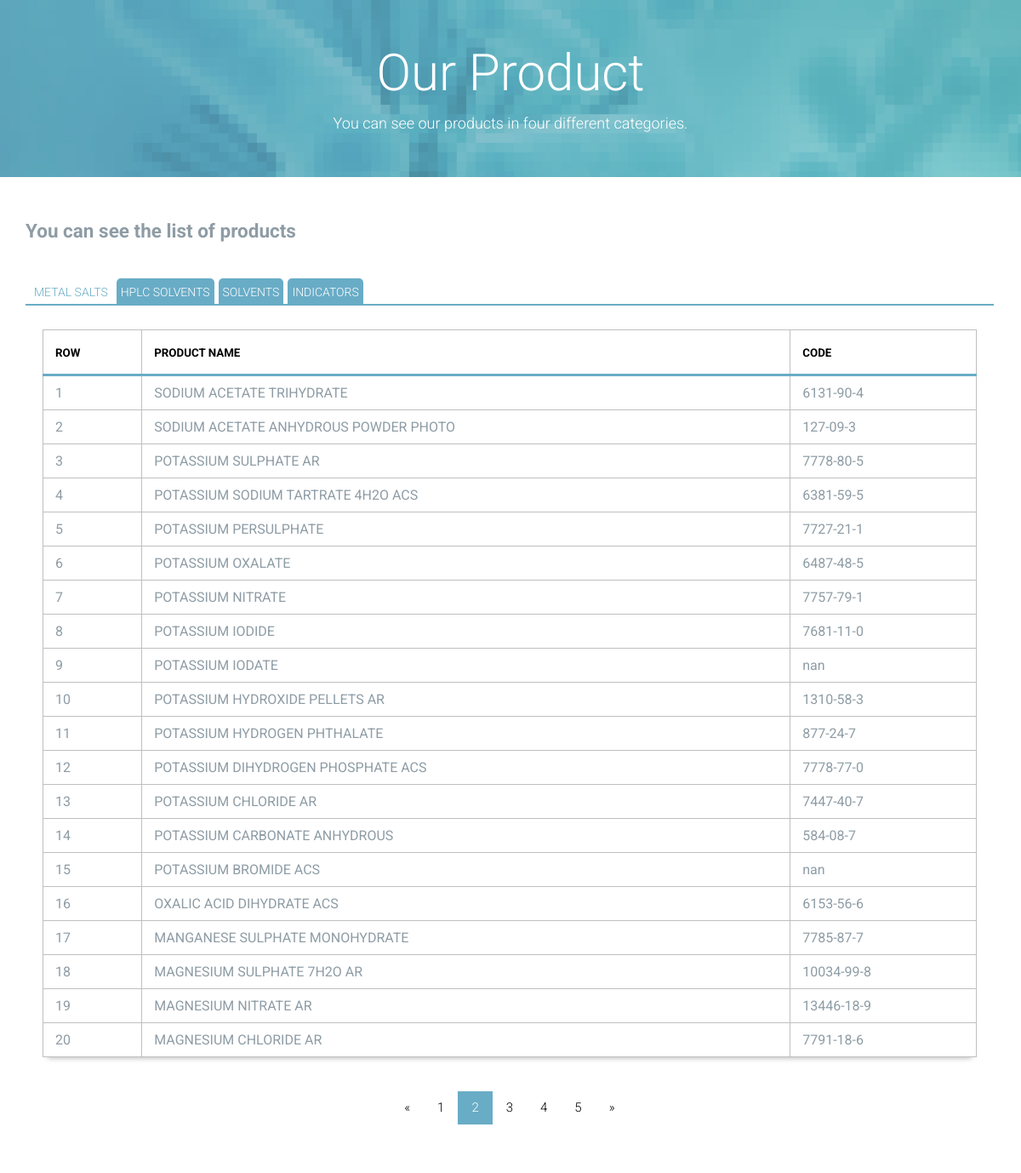
The page /Products?pagemetal=2 on the database its author committed.
### Products/models.py (models this page shows, shortened)
class Products(models.Model):
    class Meta:
        verbose_name = "product "
        verbose_name_plural = "products"
    title = models.CharField(max_length=50, verbose_name="title")
    categories = models.ForeignKey(ProductCategories, verbose_name="categories",on_delete=models.CASCADE, blank=True, null=True)
    code = models.CharField(max_length=50,null=True,blank=True)
    grade = models.CharField(max_length=50, null=True, blank=True)
    packing = models.CharField(max_length=50, null=True, blank=True)
    author = models.ForeignKey(User, on_delete=models.CASCADE, verbose_name="author",null=True,blank=True)

### Products/views.py (the view)
# urls.py: path('Products', views.ProductsView.as_view(), name="ProductsList"),
def ProductsView(request):
    pagemetal: int = 1
    if (request.GET.get('pagemetal')):
        pagemetal: int = request.GET.get('pagemetal')
    productsmetalsalt = Products.objects.filter(categories_id=3).order_by('-id')
    paginatorMetal = Paginator(productsmetalsalt, 20)
    productsmetalsalt = paginatorMetal.page(pagemetal)
    pagehplc: int = 1
    if (request.GET.get('pagehplc')):
        pagehplc: int = request.GET.get('pagehplc')
    productsHplc = Products.objects.filter(categories_id=4).order_by('-id')
    paginatorHplc = Paginator(productsHplc, 20)
    productsHplc = paginatorHplc.page(pagehplc)
    pagesolvent: int = 1
    if (request.GET.get('pagesolvent')):
        pagesolvent: int = request.GET.get('pagesolvent')
    productsSolvent = Products.objects.filter(categories_id=5).order_by('-id')
    paginatorsolvent = Paginator(productsSolvent, 20)
    productsSolvent = paginatorsolvent.page(pagesolvent)
    pageindic: int = 1
    if (request.GET.get('pageindic')):
        pageindic: int = request.GET.get('pageindic')
    productsindic = Products.objects.filter(categories_id=6).order_by('-id')
    paginatorindic = Paginator(productsindic, 20)
    productsindic = paginatorsolvent.page(pageindic)
    return render(request, 'Products/ListProducts.html', {
        'productsmetalsalt': productsmetalsalt,
        'productsHplc': productsHplc,
        'productsSolvent': productsSolvent,
        'productsindic': productsindic,
        'paginatorMetal': paginatorMetal,
        'paginatorHplc': paginatorHplc,
        'paginatorsolvent': paginatorsolvent,
        'paginatorindic': paginatorindic,
    })

### Products/templates/Products/ListProducts.html (shortened to what this page needs)
{% extends 'layout/base.html' %}
{% load static %}
{% block content %}
    <div class="page-head" data-bg-image="{% static 'home/images/page-head-3.jpg' %}"
         style="background-image: url(&quot;images/page-head-3.jpg&quot;);">
        <div class="container">
            <h2 class="page-title">Our Product</h2>
            <small>You can see our products in four different categories.</small>
        </div>
    </div>
    <main class="main-content">
        <div class="fullwidth-block">
            <div class="container">
                <h2>You can see the list of products</h2>
                <br>
                <div class="tabBox">
                    <ul class="tabs">
                        <li><a href="#METAL_SALTS ">METAL SALTS </a></li>
                        <li><a href="#HPLC_SOLVENTS">HPLC SOLVENTS</a></li>
                        <li><a href="#SOLVENTS">SOLVENTS</a></li>
                        <li><a href="#INDICATORS">INDICATORS</a></li>
                    </ul>
                    <div class="tabContainer">
                        <div id="METAL_SALTS" style="text-align: center" class="tabContent">
                            <div class="my_table">
                                <div class="table-responsive">
                                    <table>
                                        <thead>
                                        <tr>
                                            <th>row</th>
                                            <th>product name</th>
                                            <th>code</th>
                                        </tr>
                                        </thead>
                                        <tbody>
                                        {% for metal in productsmetalsalt %}
                                            <tr>
                                                <td>{{ forloop.counter }}</td>
                                                <td>{{ metal.title }}</td>
                                                <td>{{ metal.code }}</td>
                                            </tr>
                                        {% endfor %}
                                        </tbody>
                                    </table>
                                </div>
                            </div>
                            <div class="pagination">
                                {% if productsmetalsalt.has_previous %}
                                    <a href="?pagemetal={{ productsmetalsalt.previous_page_number }}">&laquo;</a>
                                {% endif %}
                                {% for pageNumber in paginatorMetal.page_range %}
                                    <a href="?pagemetal={{ pageNumber }}"
                                       class="{% if productsmetalsalt.number == pageNumber %} active  {% endif %}">{{ pageNumber }}</a>
                                {% endfor %}
                                {% if productsmetalsalt.has_next %}
                                    <a href="?pagemetal={{ productsmetalsalt.next_page_number }}">&raquo;</a>
                                {% endif %}
                            </div>
                        </div>
                    </div>
                </div>
            </div>
        </div>
    </main>
{% endblock %}

### static/home/style.css (style rules this page uses)
html { background: #fff; color: #000; -webkit-text-size-adjust: 100%; -ms-text-size-adjust: 100%; }
html, button, input, select, textarea { font-family: sans-serif; }
body { margin: 0; }
a { background: transparent; }
h2 { font-size: 1.5em; margin: 0.83em 0; }
small { font-size: 80%; }
table { border-collapse: collapse; border-spacing: 0; }
*, *:before, *:after { box-sizing: border-box; }
html { font-size: 15px; }
body { color: #8e9ca5; font-family: "Roboto", "Open Sans", sans-serif; font-weight: 300; line-height: 1.5; }
h1, h2, h3, h4, h5, h6 { font-weight: 700; margin: 0 0 20px; line-height: normal; }
ul, ol { margin: 0; padding-left: 0; }
a { text-decoration: none; color: #69acc7; }
.container { margin-right: auto; margin-left: auto; padding-left: 15px; padding-right: 15px; *zoom: 1; }
.container:after { content: " "; clear: both; display: block; overflow: hidden; height: 0; }
@media (min-width: 768px) { .container { width: 750px; } }
@media (min-width: 992px) { .container { width: 970px; } }
@media (min-width: 1200px) { .container { width: 1170px; } }
.page-head { background-size: cover; padding: 50px 0; text-align: center; color: white; }
.page-head .page-title { font-size: 60px; font-size: 4em; font-weight: 300; margin: 0 0 10px; }
.page-head small { font-size: 18px; font-size: 1.2em; }
.fullwidth-block { padding: 50px 0; }

### static/home/customStyle.css (style rules this page uses)
div.tabBox { width:99.9%; float:left; overflow: visible; }
ul.tabs { margin: 0; padding: 0; float: left; list-style: none; height: 32px; width:99.9%; }
ul.tabs li { float: left; margin-left: 5px; padding: 0; height: 32px; line-height: 32px; margin-bottom: -1px; overflow: hidden; position: relative; }
ul.tabs li a { display: block; padding: 0 5px; outline: none; background:none; }
.tabContainer { border-top: none; overflow: hidden; clear: both; float: left; width:99.9%; min-height:300px; margin-bottom:10px; }
.tabContent { padding: 20px; }
ul.tabs { border-bottom: 2px solid #69acc6; border-top-left-radius:5px; -moz-border-top-left-radius:5px; -webkit-border-top-left-radius:5px; }
ul.tabs li a { background:#69acc6; text-decoration: none; font-size: 14px; color: #ffffff; outline: none; border-top-left-radius:5px; -moz-border-top-left-radius:5px; -webkit-border-top-left-radius:5px; border-top-right-radius:5px; -moz-border-top-right-radius:5px; -webkit-border-top-right-radius:5px; }
ul.tabs li.active { border-bottom:2px solid #69acc6; }
ul.tabs li.active a, ul.tabs li.active a:hover { background: #fff; color: #69acc6; }
div.tabContainer { background:#fff; }

### Products/templates/Products/ListProducts.html (style rules this page uses)
.pagination { margin: 0 auto; display: inline-block; }
.pagination a { color: black; float: left; padding: 8px 16px; text-decoration: none; }
.pagination a.active { background-color: #69acc6; color: white; }
.my_table .table-responsive { min-height: 0.01%; overflow-x: auto; }
.my_table table { border-collapse: collapse; border-spacing: 0; -webkit-box-shadow: 0px 7px 6px -6px rgba(0, 0, 0, 0.28); -moz-box-shadow: 0px 7px 6px -6px rgba(0, 0, 0, 0.28); box-shadow: 0px 7px 6px -6px rgba(0, 0, 0, 0.28); margin-bottom: 40px; margin-top: 0.5em; width: 100%; max-width: 100%; }
.my_table table thead tr { border-bottom: 3px solid #69acc6; color: #000; }
.my_table table thead th, .my_table table tfoot th { background-color: #fff; color: #000; font-size: 0.83333em; line-height: 1.8; padding: 15px 14px 13px 14px; position: relative; text-align: left; text-transform: uppercase; }
.my_table table tbody tr { background-color: #fff; }
.my_table table th, .my_table table td { border: 1px solid #bfbfbf; padding: 10px 14px; position: relative; vertical-align: middle; }

### rows shown on the page
Products: title "SODIUM ACETATE TRIHYDRATE", code "6131-90-4"
Products: title "SODIUM ACETATE ANHYDROUS POWDER PHOTO", code "127-09-3"
Products: title "POTASSIUM SULPHATE AR", code "7778-80-5"
Products: title "POTASSIUM SODIUM TARTRATE 4H2O ACS", code "6381-59-5"
Products: title "POTASSIUM PERSULPHATE", code "7727-21-1"
Products: title "POTASSIUM OXALATE", code "6487-48-5"
Products: title "POTASSIUM NITRATE", code "7757-79-1"
Products: title "POTASSIUM IODIDE", code "7681-11-0"
Products: title "POTASSIUM IODATE", code "nan"
Products: title "POTASSIUM HYDROXIDE PELLETS AR", code "1310-58-3"
Products: title "POTASSIUM HYDROGEN PHTHALATE", code "877-24-7"
Products: title "POTASSIUM DIHYDROGEN PHOSPHATE ACS", code "7778-77-0"
Products: title "POTASSIUM CHLORIDE AR", code "7447-40-7"
Products: title "POTASSIUM CARBONATE ANHYDROUS", code "584-08-7"
Products: title "POTASSIUM BROMIDE ACS", code "nan"
Products: title "OXALIC ACID DIHYDRATE ACS", code "6153-56-6"
Products: title "MANGANESE SULPHATE MONOHYDRATE", code "7785-87-7"
Products: title "MAGNESIUM SULPHATE 7H2O AR", code "10034-99-8"
Products: title "MAGNESIUM NITRATE AR", code "13446-18-9"
Products: title "MAGNESIUM CHLORIDE AR", code "7791-18-6"

### other values the page prints
{{ pageNumber }} "1" "2" "3" "4" "5"
